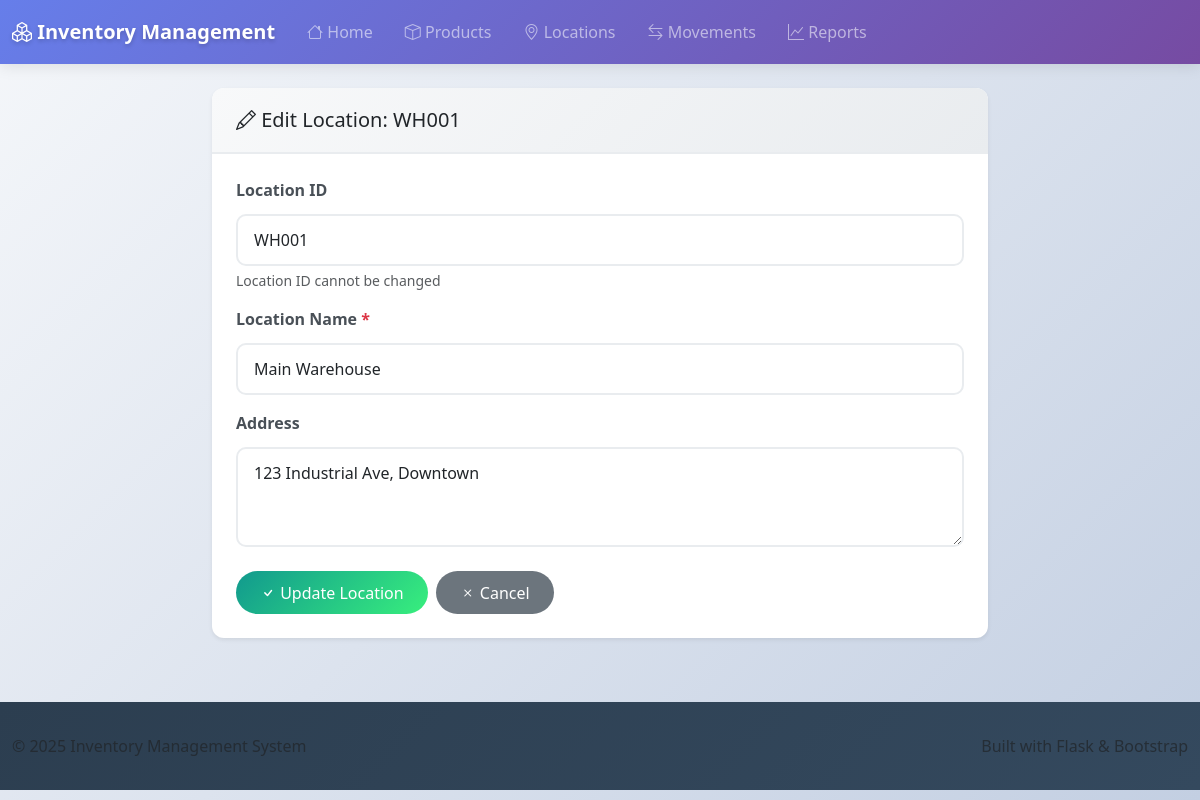
The page /locations/edit/WH001 on the database its author committed.
### models.py (models this page shows, shortened)
class Location(db.Model):
    __tablename__ = 'locations'
    location_id = db.Column(db.String(50), primary_key=True)
    name = db.Column(db.String(100), nullable=False)
    address = db.Column(db.String(200))
    movements_from = db.relationship('ProductMovement', foreign_keys='ProductMovement.from_location', backref='from_loc', lazy=True)
    movements_to = db.relationship('ProductMovement', foreign_keys='ProductMovement.to_location', backref='to_loc', lazy=True)

### routes.py (the view)
@main.route('/locations/edit/<location_id>', methods=['GET', 'POST'])
def edit_location(location_id):
    location = Location.query.get_or_404(location_id)
    if request.method == 'POST':
        location.name = request.form['name']
        location.address = request.form['address']
        db.session.commit()
        flash('Location updated successfully!', 'success')
        return redirect(url_for('main.locations'))
    return render_template('edit_location.html', location=location)

### templates/edit_location.html (shortened to what this page needs)
{% extends "base.html" %}
{% block content %}
<div class="row justify-content-center">
    <div class="col-md-8">
        <div class="card border-0 shadow-sm">
            <div class="card-header">
                <h5 class="mb-0"><i class="bi bi-pencil"></i> Edit Location: {{ location.location_id }}</h5>
            </div>
            <div class="card-body">
                <form method="POST">
                    <div class="mb-3">
                        <label for="location_id" class="form-label">Location ID</label>
                        <input type="text" class="form-control" id="location_id" name="location_id"
                               value="{{ location.location_id }}" readonly>
                        <div class="form-text">Location ID cannot be changed</div>
                    </div>
                    <div class="mb-3">
                        <label for="name" class="form-label">Location Name <span class="text-danger">*</span></label>
                        <input type="text" class="form-control" id="name" name="name" required
                               value="{{ location.name }}">
                    </div>
                    <div class="mb-4">
                        <label for="address" class="form-label">Address</label>
                        <textarea class="form-control" id="address" name="address" rows="3">{{ location.address or '' }}</textarea>
                    </div>
                    <div class="d-flex gap-2">
                        <button type="submit" class="btn btn-success">
                            <i class="bi bi-check"></i> Update Location
                        </button>
                        <a href="{{ url_for('main.locations') }}" class="btn btn-secondary">
                            <i class="bi bi-x"></i> Cancel
                        </a>
                    </div>
                </form>
            </div>
        </div>
    </div>
</div>
{% endblock %}

### templates/base.html (style rules this page uses)
:root { --primary-gradient: linear-gradient(135deg, #667eea 0%, #764ba2 100%); --success-gradient: linear-gradient(135deg, #11998e 0%, #38ef7d 100%); --warning-gradient: linear-gradient(135deg, #f093fb 0%, #f5576c 100%); --info-gradient: linear-gradient(135deg, #4facfe 0%, #00f2fe 100%); --shadow-soft: 0 2px 15px rgba(0,0,0,0.1); --shadow-hover: 0 5px 25px rgba(0,0,0,0.15); --border-radius: 12px; }
body { font-family: 'Segoe UI', Tahoma, Geneva, Verdana, sans-serif; background: linear-gradient(135deg, #f5f7fa 0%, #c3cfe2 100%); min-height: 100vh; }
.card { border: none; border-radius: var(--border-radius); box-shadow: var(--shadow-soft); transition: all 0.3s ease; background: white; }
.card-header { background: linear-gradient(135deg, #f8f9fa 0%, #e9ecef 100%); font-weight: 600; border-radius: var(--border-radius) var(--border-radius) 0 0 !important; padding: 1.25rem 1.5rem; border-bottom: 2px solid #e9ecef; }
.card-body { padding: 1.5rem; }
.btn { border-radius: 25px; font-weight: 500; padding: 0.6rem 1.5rem; transition: all 0.3s ease; border: none; }
.btn-success { background: var(--success-gradient); }
.form-control, .form-select { border-radius: 10px; border: 2px solid #e9ecef; padding: 0.75rem 1rem; transition: all 0.3s ease; }
.form-label { font-weight: 600; color: #495057; margin-bottom: 0.75rem; }

### rows shown on the page
Location: location_id "WH001", name "Main Warehouse", address "123 Industrial Ave, Downtown"
